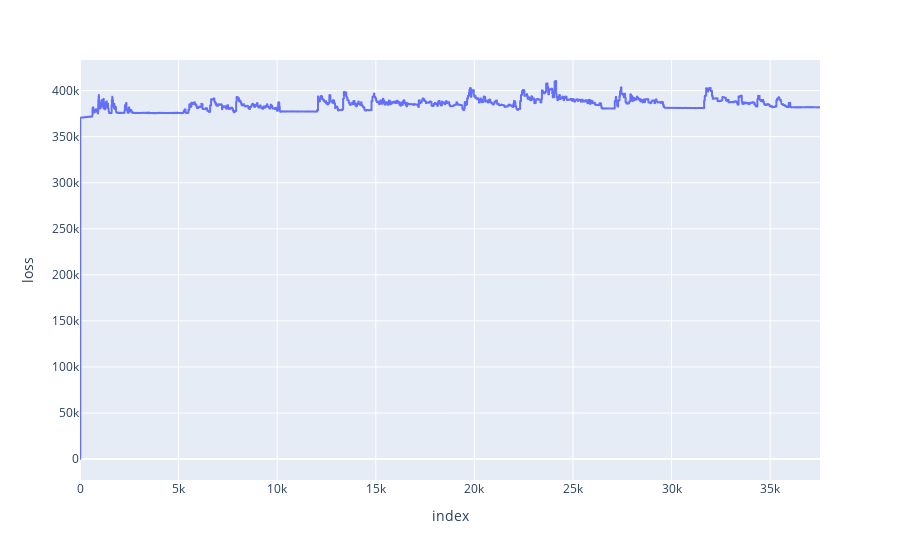

Here is the notebook cell this chart was saved with:
### Code cell
#clean outliers from df and retrain
df_loss= nn_model.predict(df)

#inverse transform df_loss
df_loss_inv = scaler.inverse_transform(df_loss)

inv_scaled_loss=tf.keras.losses.mae(df_loss_inv, df)

#add a column to df with the loss
df['loss']=inv_scaled_loss

#trend the loss
fig = px.line(df, x=df.index, y='loss')
fig.show()

### Figure 1 — Plotly figure (JSON) as saved in the notebook; plotly's stock layout.template omitted (floating-point values rounded to 4 significant figures; data arrays with more than 128 entries replaced by an {"elided": "..."} marker saying what was removed)
{"data": [{"hovertemplate": "index=%{x}<br>loss=%{y}<extra></extra>", "legendgroup": "", "line": {"color": "#636efa", "dash": "solid"}, "marker": {"symbol": "circle"}, "mode": "lines", "name": "", "showlegend": false, "type": "scattergl", "x": {"elided": "37529 int values"}, "xaxis": "x", "y": {"elided": "37529 float values"}, "yaxis": "y"}], "layout": {"legend": {"tracegroupgap": 0}, "margin": {"t": 60}, "xaxis": {"anchor": "y", "domain": [0, 1], "title": {"text": "index"}}, "yaxis": {"anchor": "x", "domain": [0, 1], "title": {"text": "loss"}}}}
